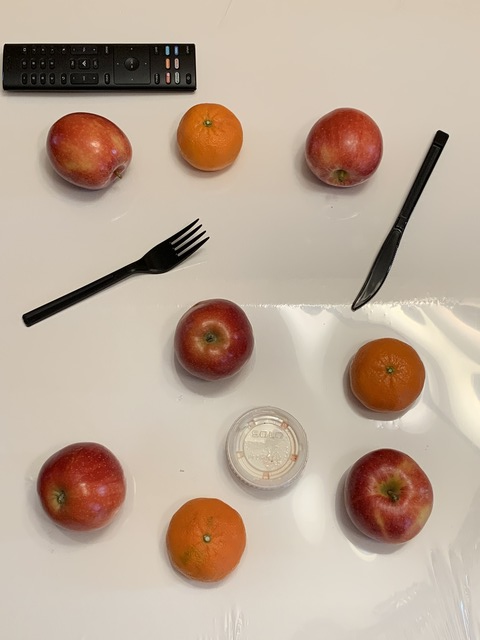
#> input picture Mastering-Computer-Vision(Book)/chapter1/appleorangeother.JPG, 480 x 640 px
$ jupyter execute Contours_object_detection.ipynb   (shell and % lines are left out)   (older library calls are emulated)
#> lines starting #> are read from the running program, lines starting #| are printed output that depends on the picture; after the words box and inside, x2 and y2 are one past the last pixel; in counts of white or black regions, pixels touching at a corner belong together; long printed decimals are rounded
[cell 1]
from __future__ import print_function
import cv2
import numpy as np
import matplotlib.pyplot as plt
import random as rng

[cell 2]
img = cv2.imread('appleorangeother.JPG')
#> img is the input picture: shape (640, 480, 3); mean B, G, R 152.5, 169.3, 188.6
img.shape
#> Out = (640, 480, 3)

[cell 3]
threshold = 100
canny_output = cv2.Canny(img, threshold, threshold * 2)
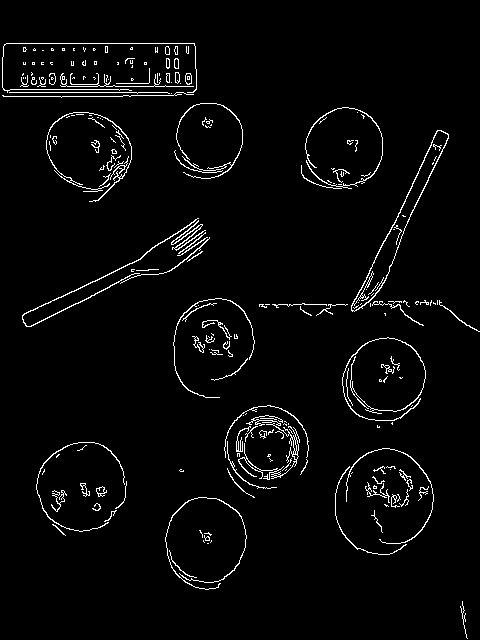
#> canny_output: shape (640, 480); 3.2% white in thin lines or dots
_, contours, hierarchy = cv2.findContours(canny_output, cv2.RETR_EXTERNAL, cv2.CHAIN_APPROX_SIMPLE)
#> contours = 212 contours, 181 with area under 20; largest, box (x1, y1, x2, y2) and area: (351, 130, 449, 312) 2724, (238, 423, 300, 480) 206, (22, 218, 199, 327) 148, (342, 337, 426, 421) 96, (46, 112, 132, 202) 88

[cell 4]
count=0
font = cv2.FONT_HERSHEY_SIMPLEX
for c in contours:
    x,y,w,h = cv2.boundingRect(c)
    if (w >60 and w < 100 and h >60 and h <120):
        count = count+1
        ROI = img[y+int(h/4):y+int(3*h/4), x+int(h/4):x+int(3*h/4)]
        ROI_meancolor = cv2.mean(ROI)
        print(count,ROI_meancolor)
        if (ROI_meancolor[0] > 10 and ROI_meancolor[0] < 40 and ROI_meancolor[1] > 65 and ROI_meancolor[1] < 105
            and ROI_meancolor[2] > 150 and ROI_meancolor[2] < 200):
                cv2.putText(img, 'orange', (x-2, y-2), font, 0.8, (255,255,255), 2, cv2.LINE_AA)
                cv2.rectangle(img,(x,y),(x+w,y+h),(255,255,255),3)
                cv2.imshow('Contours', img)
        else:
                cv2.putText(img, 'apple', (x-2, y-2), font, 0.8, (0,0,255), 2, cv2.LINE_AA)
                cv2.rectangle(img,(x,y),(x+w,y+h),(0,0,255),3)
                cv2.imshow('Contours', img)
#> this loop made 212 passes
#> (x, y, w, h, ROI_meancolor) on passes 14, 36, 44, 46, 78, 103, 153, 154, 155: (165, 497, 82, 93, (29.87, 92.02, 182.8, 0)), (335, 466, 72, 89, (34.01, 49.74, 115.4, 0)), (346, 448, 88, 96, (39.16, 62.77, 149, 0)), (36, 442, 89, 90, (32.28, 53.32, 141.2, 0)), (342, 337, 84, 84, (12.99, 67.31, 142.1, 0)), (173, 298, 82, 100, (38.15, 57, 119.4, 0)), (46, 112, 86, 90, (47.1, 80.29, 166.3, 0)), (305, 107, 78, 82, (45.77, 68.75, 160.6, 0)), (176, 103, 67, 76, (23.54, 98.6, 192, 0))
#> (x, y, w, h) on passes 1, 2, 6, 7, 8, 9: (460, 601, 8, 38), (169, 550, 28, 28), (204, 535, 6, 6), (204, 532, 8, 4), (199, 530, 4, 8), (52, 524, 14, 12)
#| 1 (29.874, 92.019, 182.840, 0.0)
#| 2 (34.006, 49.736, 115.442, 0.0)
#| 3 (39.162, 62.773, 148.981, 0.0)
#| 4 (32.285, 53.324, 141.165, 0.0)
#| 5 (12.990, 67.308, 142.100, 0.0)
#| 6 (38.15, 56.9972, 119.3528, 0.0)
#| 7 (47.103, 80.293, 166.326, 0.0)
#| 8 (45.765, 68.751, 160.649, 0.0)
#> (further printed lines are left out)
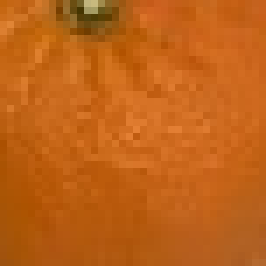
#> ROI: shape (38, 38, 3) (shown 7 times larger); mean B, G, R 23.5, 98.6, 192
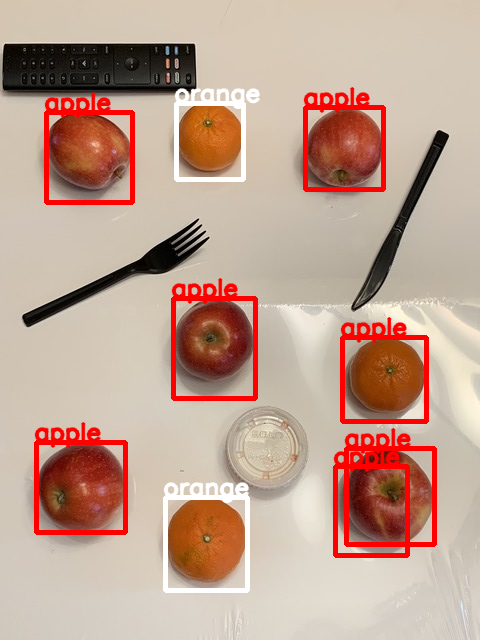
#> img: shape (640, 480, 3); 7.29% of pixels changed, all inside (x1, y1, x2, y2) = (34, 87, 437, 593)
#> after the loop, count = 9

[cell 5]
from skimage.feature import hog
from skimage import data, exposure
fruit, hog_image = hog(img, orientations=8, pixels_per_cell=(16, 16),
                    cells_per_block=(1, 1), visualize=True, multichannel=True)
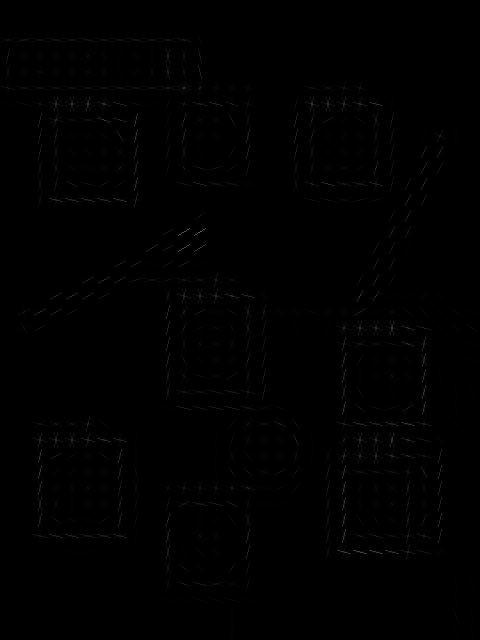
#> hog_image: shape (640, 480) float64; min 0, max 102.2, mean 0.8
#> fruit = 9600 values, max 1 at index 4, min 0 at index 0, mean 0.274
hog_image_rescaled = exposure.rescale_intensity(hog_image, in_range=(0, 10))
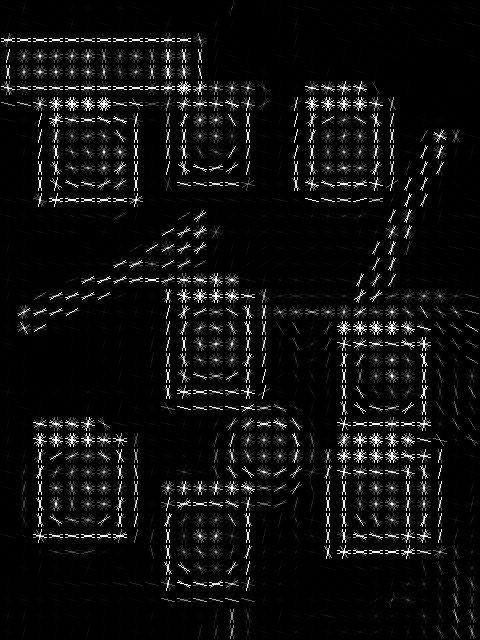
#> hog_image_rescaled: shape (640, 480) float64; min 0, max 1, mean 0.055
cv2.imshow('HOG_image', hog_image_rescaled)

$ run again, with Mastering-Computer-Vision(Book)/chapter1/Cristiano_RonaldoFile.jpg copied over Mastering-Computer-Vision(Book)/chapter1/appleorangeother.JPG
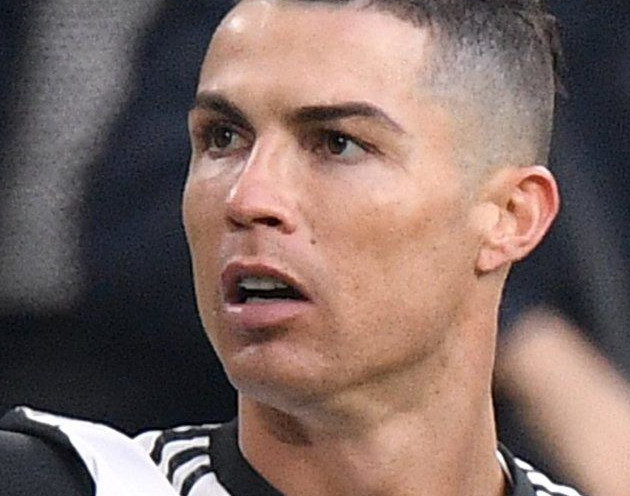
#> input picture Mastering-Computer-Vision(Book)/chapter1/Cristiano_RonaldoFile.jpg, 630 x 496 px
#> img is the input picture: shape (496, 630, 3); mean B, G, R 99.3, 105.3, 127.2
#> `canny_output = cv2.Canny(img, threshold, threshold * 2)`:
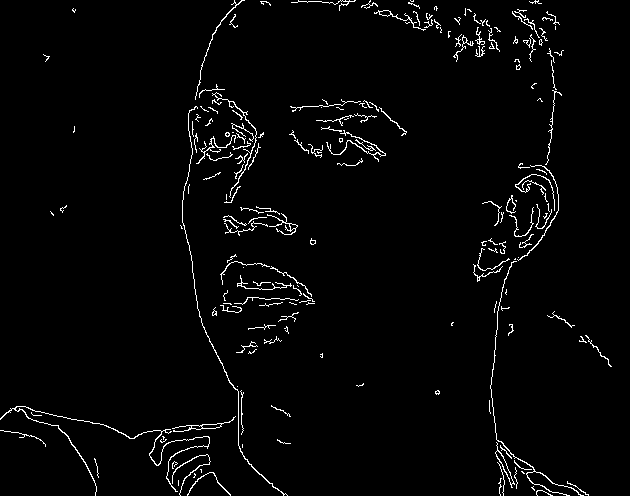
#> canny_output: shape (496, 630); 2.4% white in thin lines or dots
#> contours = 197 contours, 178 with area under 20; largest, box (x1, y1, x2, y2) and area: (495, 442, 515, 488) 151, (0, 406, 210, 496) 130, (172, 416, 236, 432) 120, (182, 106, 288, 496) 68, (374, 10, 426, 31) 66
#> the loop `for c in contours:` made 197 passes
#> (x, y, w, h) on passes 1 to 3: (536, 490, 17, 6), (531, 486, 4, 5), (567, 481, 22, 15)
#> after the loop `for c in contours:`: count = 0
#> fruit = 9672 values, max 0.971 at index 8148, min 0.00509 at index 5751, mean 0.345
#> `hog_image_rescaled = exposure.rescale_intensity(hog_image, in_range=(0..`:
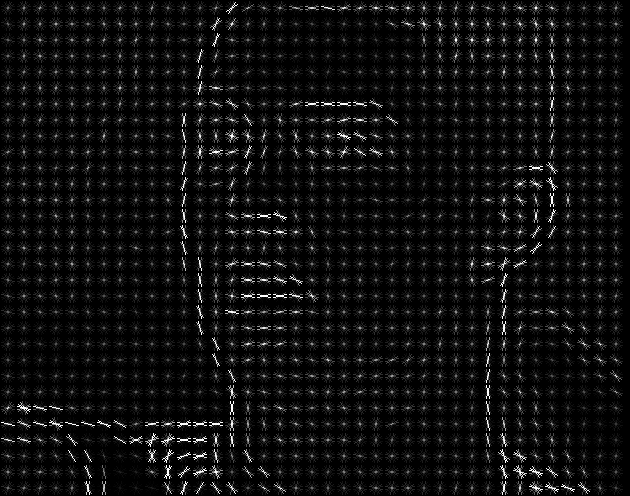
#> hog_image_rescaled: shape (496, 630) float64; min 0, max 1, mean 0.0601
